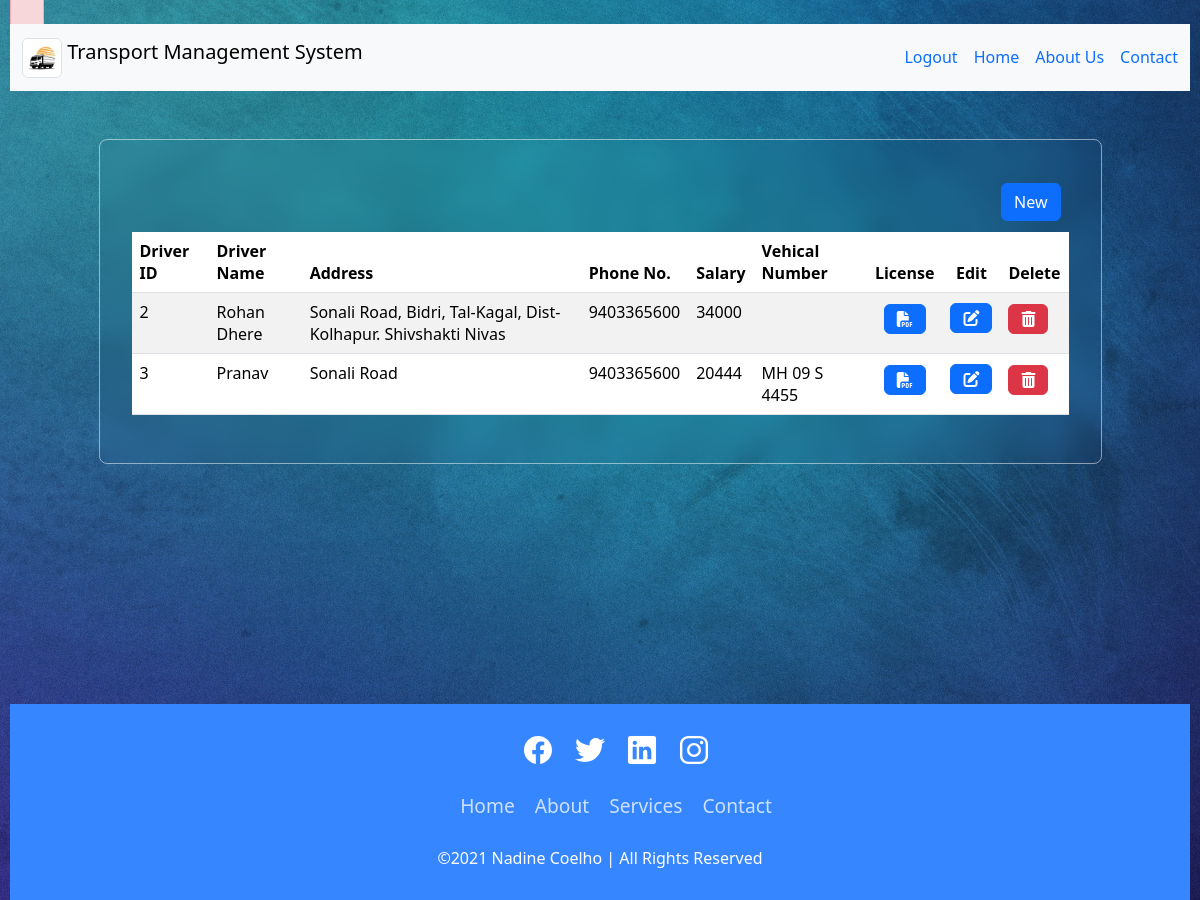
The app's page /driver_management.php (signed in) with its own data.
### tables this page shows
CREATE TABLE `driver` (
  `id` int(11) NOT NULL,
  `username` varchar(20) NOT NULL,
  `fullname` varchar(40) NOT NULL,
  `email` varchar(30) NOT NULL,
  `address` varchar(100) NOT NULL,
  `phone_no` varchar(15) NOT NULL,
  `salary` varchar(10) NOT NULL,
  `license` varchar(50) NOT NULL,
  `vehical_id` int(11) DEFAULT NULL,
  `password` varchar(20) NOT NULL
);

CREATE TABLE `vehical` (
  `id` int(11) NOT NULL,
  `owner_id` int(11) NOT NULL,
  `vehical_number` varchar(20) NOT NULL,
  `vehical_name` varchar(30) NOT NULL,
  `registration` varchar(30) NOT NULL,
  `insurance` varchar(30) NOT NULL,
  `date` datetime NOT NULL
);

### driver_management.php (the view, shortened to what this page needs)
<?php
if(isset($_SESSION['error'])) {
    echo '<span class="error alert alert-danger" role="alert" id="error">' . $_SESSION['error'] . '</span>';
}
?>
<!DOCTYPE html>
<html lang="en">
<head>
    <link href="https://cdn.jsdelivr.net/npm/bootstrap@5.3.2/dist/css/bootstrap.min.css" rel="stylesheet">
    <link rel="stylesheet" href="https://cdnjs.cloudflare.com/ajax/libs/font-awesome/6.5.1/css/all.min.css">
    <link rel="stylesheet" href="driver_mng.css">
</head>
<body>
    <?php include 'navbar.php'; ?>
    <section class="history">
        <div class="d-flex flex-row-reverse">
            <div class="p-2">
                <button class="btn btn-primary new" data-toggle="modal" data-target="#newItemModal">New</button>
            </div>
        </div>
        <div class="table-responsive">
            <table class="table table-striped">
                <thead>
                    <tr>
                        <th>Driver ID</th>
                        <th>Driver Name</th>
                        <th>Address</th>
                        <th>Phone No.</th>
                        <th>Salary</th>
                        <th>Vehical Number</th>
                        <th><center>License</center></th>
                        <th><center>Edit</center></th>
                        <th><center>Delete</center></th>
                    </tr>
                </thead>
                <tbody>
                    <?php
                        include 'db_connection.php';
                        $sql = "SELECT driver.*, vehical.vehical_number FROM driver
                            LEFT JOIN vehical ON driver.vehical_id = vehical.id";
                        $result = $conn->query($sql);
                        if ($result->num_rows > 0) {
                            while($row = $result->fetch_assoc()) {
                                echo "<tr>";
                                echo "<td>" . $row['id'] . "</td>";
                                echo "<td>" . $row['fullname'] . "</td>";
                                echo "<td>" . $row['address'] . "</td>";
                                echo "<td>" . $row['phone_no'] . "</td>";
                                echo "<td>" . $row['salary'] . "</td>";
                                echo "<td>" . $row['vehical_number'] . "</td>";
                                echo "<td><center><a class='btn btn-primary' href='uploads/" . $row['license'] . "?t=" . time() . "' target='_blank'><i class='fas fa-file-pdf'></i></a></center></td>";
                                echo "<td><a class='btn btn-primary' data-toggle='modal' onclick='getDriver(" . $row['id'] . ")' data-target='#editItemModal'><i class='fas fa-edit'></i></a></td>";
                                echo "<td><a class='btn btn-danger' data-toggle='modal' onclick='deleteDriver(" . $row['id'] . ")' data-target='#deleteItemModal'><i class='fa-solid fa-trash-can'></i></a></td>";
                                echo "</tr>";
                            }
                        }
                        else {
                            echo "<tr><td colspan='8' style='text-align: center;'>No data found</td></tr>";
                        }
                    ?>
                </tbody>
            </table>
        </div>
    </section>
    <?php include_once('footer.php'); ?>
</body>
</html>

### driver_mng.css (style rules this page uses)
body { width: 100%; padding: 0 10px; background: url("./images/bg1.jpg"), #000; background-position: center; background-size: cover; }
.history { width: 85%; margin: 3em auto; padding: 2em; border-radius: 8px; border: 1px solid rgba(255, 255, 255, 0.5); backdrop-filter: blur(9px); -webkit-backdrop-filter: blur(9px); }

### index.css (style rules this page uses)
.btn { margin: 5% auto; }

### records on screen
driver: id "2", fullname "Rohan Dhere", address "Sonali Road, Bidri, Tal-Kagal, Dist-Kolhapur. Shivshakti Nivas", phone_no "9403365600", salary "34000"
driver: id "3", fullname "Pranav", address "Sonali Road", phone_no "9403365600", salary "20444", vehical.vehical_number "MH 09 S 4455"
